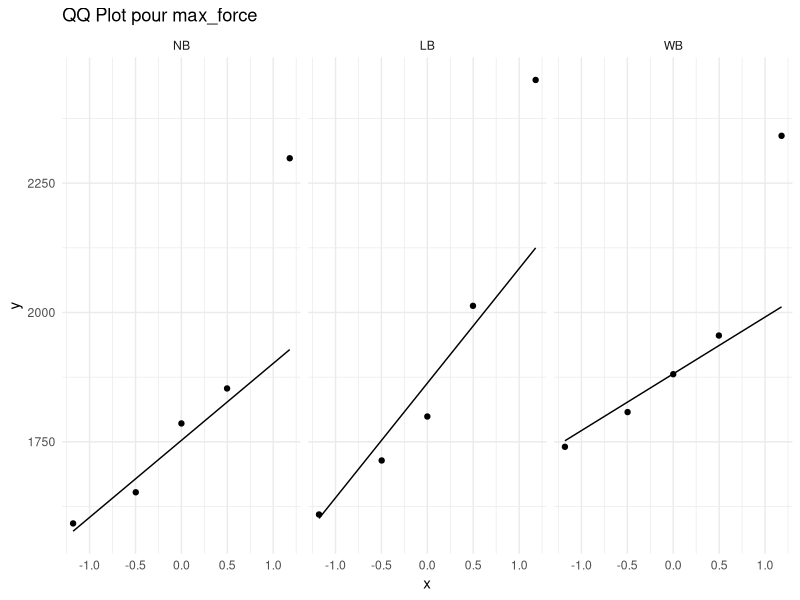
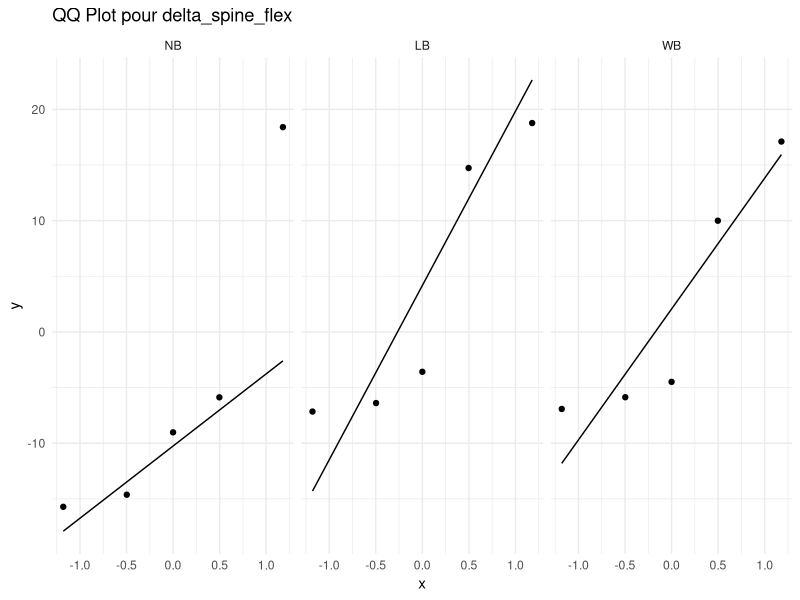
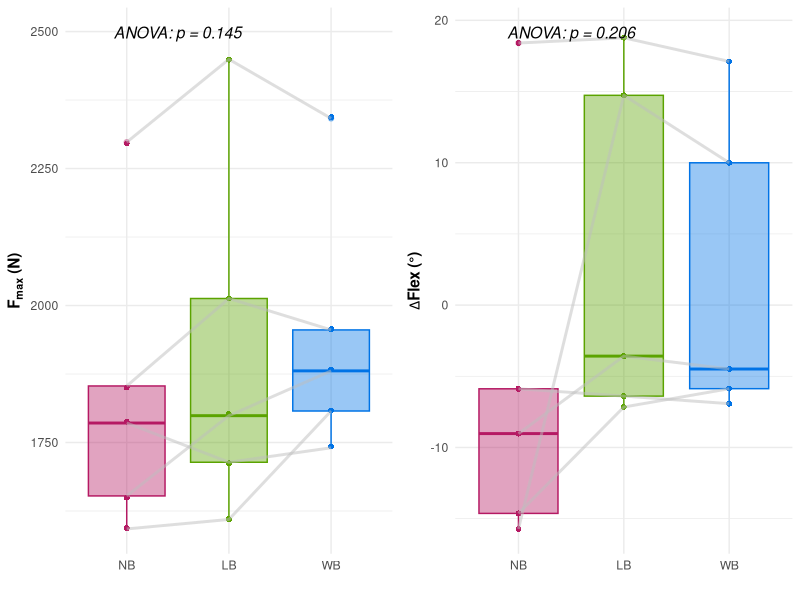

Here is the R script that generated these plots, in order:
# ================================================
# ENS 2SEP
# Traitement et analyse des données mémoire 1A SVS 2024-2025
# MARTINIE Romain & ROUANET Léonine
# ================================================

# Chargement des bibliothèques nécessaires
library(readxl)        # Importation de données Excel
library(ggplot2)       # Visualisation
library(gridExtra)     # Organisation de plusieurs graphiques
library(dplyr)         # Manipulation de données
library(rstatix)       # Tests statistiques 
library(psych)         # Statistiques descriptives

# ---- Configuration du chemin  ----
# Définir le chemin du répertoire de travail
WRK_PATH <- "/home/romain/MEGA/ENS/EC 2.1 SVS/Memoire/Recueil de donnees"

# Changer le répertoire de travail
setwd(WRK_PATH)

# Vérification du répertoire de travail
cat("Répertoire de travail actuel : ", getwd(), "\n")

# ---- Importation et préparation des données ----
# Importation et conversion des types de variables
data <- read_excel('dataframe.xlsx') |>
  mutate(
    condition = factor(condition, levels = c('NB', 'LB', 'WB')),
    across(
      c(max_force, delta_spine_flex, TTP, duration, speed_spine_flex), 
      as.numeric
    )
  )

# ---- Définition des variables d'analyse ----
# Variables à analyser
variables <- c("max_force", "delta_spine_flex")

# Titres des graphiques 
titres <- c(
  expression(bold(F[max]~"(N)")),
  expression(bold(Delta*Flex~"(°)"))
)

# Comparaisons paire à paire pour les tests post-hoc
my_comparisons <- list(c("LB", "WB"), c("LB", "NB"), c("WB", "NB"))

# ---- Vérification de la normalité ----
for(var in variables) {
  # Test de Shapiro-Wilk par condition
  normalite <- data %>% 
    group_by(condition) %>% 
    summarise(
      p_value = shapiro.test(!!sym(var))$p.value
    )
  
  cat("\n===== Test de normalité pour", var, "=====\n")
  print(normalite)
  
  # QQ plots pour visualisation de la normalité
  qqplot <- ggplot(data, aes(sample = !!sym(var))) +
    geom_qq() +
    geom_qq_line() +
    facet_wrap(~condition) +
    labs(title = paste("QQ Plot pour", var)) +
    theme_minimal()
  
  print(qqplot)
}

# ---- Analyse statistique et visualisation ----
# Initialisation des listes pour stockage
plots <- list()
results <- data.frame(Variable = character(), 
                      Comparison = character(), 
                      p_value = numeric(), 
                      cohen = numeric(),
                      stringsAsFactors = FALSE)

# Analyse pour chaque variable
for (i in 1:length(variables)) {
  var <- variables[i]
  titre <- titres[i]
  
  # ANOVA à mesures répétées
  anova_result <- data %>%
    anova_test(
      dv = var,                # Variable dépendante
      wid = subject,           # Identifiant des sujets
      within = condition,      # Condition intra-sujet
      effect.size = "pes"      # Eta carré partiel comme taille d'effet
    )
  
  # Application de la correction de Greenhouse-Geisser si sphéricité violée
  if (anova_result$`Mauchly's Test for Sphericity`$p < 0.05) {
    anova_table <- anova_result$`Sphericity Corrections` %>% 
      as_tibble() %>%
      select(Effect, `DF[GG]`, `p[GG]`) %>%
      rename("p" = "p[GG]")
    
    anova_table$`η² partiel` <- anova_result$ANOVA$pes
    anova_table$F <- anova_result$ANOVA$F
  } else {
    anova_table <- anova_result$ANOVA %>% 
      as_tibble() %>%
      select(Effect, DFn, DFd, F, p, pes) %>%
      rename(
        "F" = "F",
        "p" = "p",
        "η² partiel" = "pes"
      )
  }
  
  cat("\n===== ANOVA pour", var, "=====\n")
  print(anova_table)
  
  p_value <- anova_table$p
  text <- if(p_value < 0.001) {
    "ANOVA: p < 0.001"
  } else {
    sprintf("ANOVA: p = %.3f", p_value)
  }
  
  # Tests post-hoc (t-tests appariés)
  comparisons <- list(c("LB", "NB"), c("NB", "WB"), c("LB", "WB"))
  formula <- reformulate("condition", response = var)
  
  result <- data %>%
    pairwise_t_test(formula, paired = TRUE, p.adjust.method = "BH")
  
  # Stockage des résultats des comparaisons
  for (comp in comparisons) {
    group1 <- comp[1]
    group2 <- comp[2]
    
    filtered_result <- result %>%
      filter((group1 == !!group1 & group2 == !!group2) | (group1 == !!group2 & group2 == !!group1))
    
    if (nrow(filtered_result) > 0) {
      results <- rbind(results, data.frame(
        Variable = var,
        Comparison = paste(group1, "vs", group2),
        p_value = filtered_result$p.adj[1],
        cohen = filtered_result$statistic[1]
      ))
    }
  }
  
  # Affichage 
  if (p_value < 0.05){
    cat("\n===== Tests T post-hoc avec correction Benjamini Hochberg pour", var, "=====\n")
    print(result)
  }
  
  # Création du boxplot
  plot <- ggplot(data, aes(x = condition, y = !!sym(var), fill = condition, color = condition)) +
    geom_boxplot(alpha = 0.4) +  
    geom_jitter(width = 0, stroke = 0, size = 2) + 
    geom_line(aes(group = subject), color = "grey", size = 1, alpha = 0.5) + 
    ylab(titre) + 
    xlab('') + 
    scale_fill_manual(values = c('LB' = '#5ba300', 'WB' = '#0073e6', 'NB' = '#b51963')) + 
    scale_color_manual(values = c('LB' = '#5ba300', 'WB' = '#0073e6', 'NB' = '#b51963')) + 
    theme_minimal() + 
    theme(axis.title.y = element_text(face = 'bold')) + 
    theme(legend.position = "none") +
    annotate("text", 
             x = 1.5, 
             y = max(data[[var]]) * 1.02,  
             label = text,
             size = 4,
             fontface = "italic")
  
  plots[[i]] <- plot
}

# Affichage des graphiques côte à côte
final_plot <- grid.arrange(grobs = plots, ncol = length(plots))

# ---- Exportation des graphiques ----
# Ajustement de la largeur en fonction du nombre de graphiques
largeur <- 3.5 * length(plots)
ggsave("results.pdf", plot = final_plot, device = "pdf", width = largeur, height = 5)

# ---- Statistiques descriptives ----
cat("\n===== Calcul des gains de force =====\n")

# Extraction des forces
conditions <- c("NB", "LB", "WB")
forces <- list()
for (cond in conditions) {
  forces[[cond]] <- data$max_force[data$condition == cond]
}

# Création du data frame vide
n_subjects <- length(forces$NB)
gains <- data.frame(matrix(nrow = n_subjects, ncol = 0))

# Boucle 
comparisons <- list(c("NB", "LB"), c("NB", "WB"), c("LB", "WB"))
for (comp in comparisons) {
  base_cond <- comp[1]
  target_cond <- comp[2]
  prefix <- paste0(base_cond, "_", target_cond, "_")
  
  # Calculs vectorisés pour chaque paire
  gains[[paste0(prefix, "rel")]] <- (forces[[target_cond]] / forces[[base_cond]] - 1) * 100
  gains[[paste0(prefix, "abs")]] <- forces[[target_cond]] - forces[[base_cond]]
  gains[[paste0(prefix, "abs_kg")]] <- (forces[[target_cond]] - forces[[base_cond]]) / 9.81
}

print(describe(gains))
